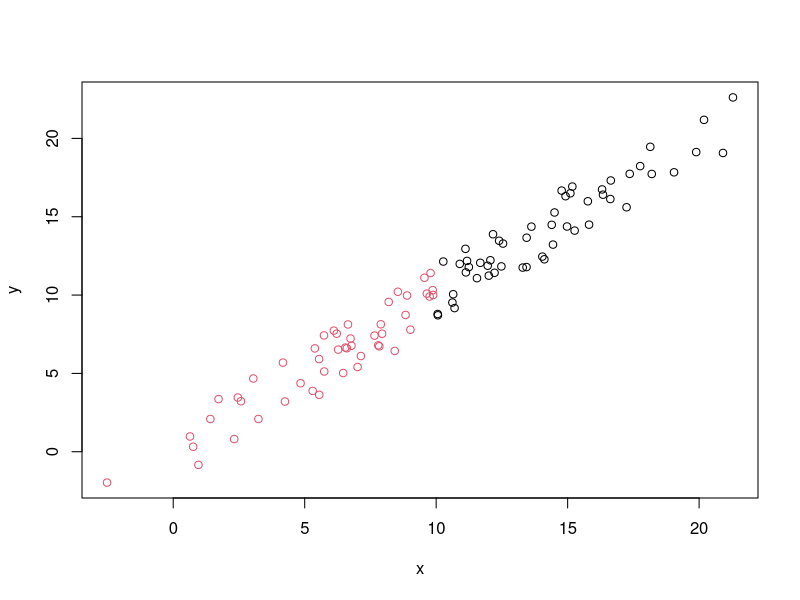

Generate this figure with R:
## ---- chunk 1
x<-rnorm(100,10,5)
y<-jitter(x,1000)
z<-vector("character",100)
z[x>10]<-"High"
z[x<10]<-"Low"
df<-data.frame(x,y,z)
df
## ---- chunk 2
with(df,plot(x,y,col=factor(z)))
